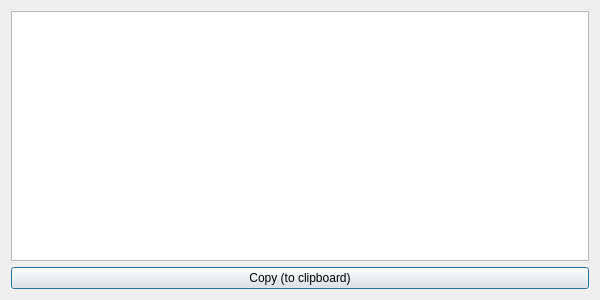
<?xml version="1.0" encoding="UTF-8"?>
<ui version="4.0">
 <class>CmdLineArgs</class>
 <widget class="QDialog" name="CmdLineArgs">
  <property name="geometry">
   <rect>
    <x>0</x>
    <y>0</y>
    <width>600</width>
    <height>300</height>
   </rect>
  </property>
  <property name="windowTitle">
   <string>pcb2gcode command line arguments</string>
  </property>
  <layout class="QVBoxLayout" name="verticalLayout">
   <item>
    <widget class="QPlainTextEdit" name="plainTextEdit"/>
   </item>
   <item>
    <widget class="QPushButton" name="copyPushButton">
     <property name="toolTip">
      <string>&lt;html&gt;&lt;head/&gt;&lt;body&gt;&lt;p&gt;Copy to clipboard&lt;/p&gt;&lt;/body&gt;&lt;/html&gt;</string>
     </property>
     <property name="text">
      <string>Copy (to clipboard)</string>
     </property>
    </widget>
   </item>
  </layout>
 </widget>
 <resources/>
 <connections/>
</ui>
